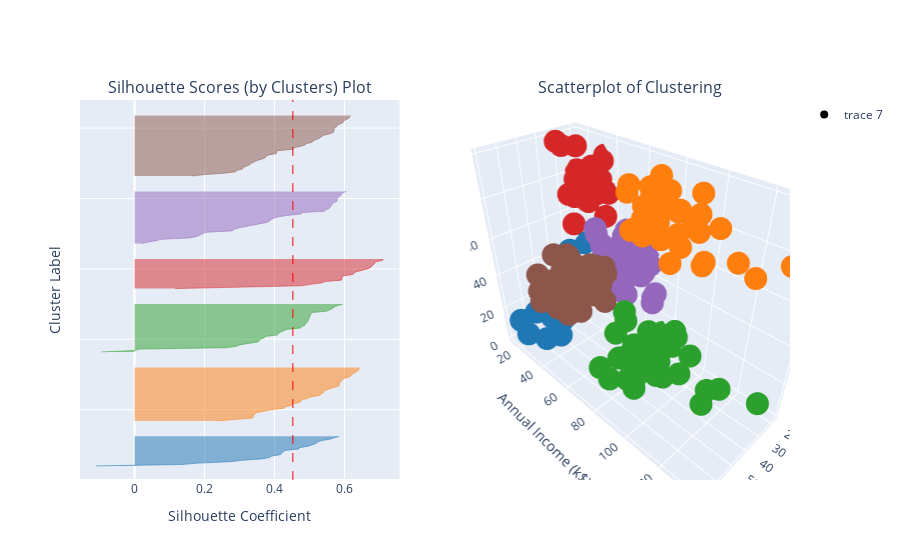

The notebook cell this image was saved under:
### Markdown cell above
- Looking at the 2D plot, we see that the new cluster goes over the cluster in the middle, suggesting that it is seperated by age

### Code cell
show_silhouette(figures, 6)

### Figure 1 — Plotly figure (JSON) as saved in the notebook; plotly's stock layout.template omitted (floating-point values rounded to 4 significant figures; data arrays with more than 128 entries replaced by an {"elided": "..."} marker saying what was removed)
{"data": [{"fill": "tozerox", "line": {"color": "rgb(31.0, 119.0, 180.0)", "width": 0.5}, "mode": "lines", "showlegend": false, "type": "scatter", "x": [-0.1102, 0.1358, 0.1827, 0.2737, 0.3088, 0.3642, 0.3854, 0.3922, 0.4168, 0.4182, 0.426, 0.4287, 0.4692, 0.471, 0.496, 0.5096, 0.5193, 0.5222, 0.535, 0.5576, 0.5736, 0.5851], "xaxis": "x", "y": [10, 11, 12, 13, 14, 15, 16, 17, 18, 19, 20, 21, 22, 23, 24, 25, 26, 27, 28, 29, 30, 31], "yaxis": "y"}, {"fill": "tozerox", "line": {"color": "rgb(255.0, 127.0, 14.0)", "width": 0.5}, "mode": "lines", "showlegend": false, "type": "scatter", "x": [0.2352, 0.2863, 0.3375, 0.3394, 0.3406, 0.3431, 0.3513, 0.374, 0.3917, 0.4274, 0.4312, 0.4489, 0.4496, 0.4699, 0.4757, 0.4765, 0.4952, 0.5014, 0.5279, 0.5323, 0.5391, 0.5406, 0.5473, 0.5601, 0.5716, 0.5844, 0.5854, 0.5858, 0.5902, 0.5932, 0.5968, 0.6103, 0.6182, 0.6205, 0.6274, 0.6302, 0.6404, 0.6412, 0.6422], "xaxis": "x", "y": [42, 43, 44, 45, 46, 47, 48, 49, 50, 51, 52, 53, 54, 55, 56, 57, 58, 59, 60, 61, 62, 63, 64, 65, 66, 67, 68, 69, 70, 71, 72, 73, 74, 75, 76, 77, 78, 79, 80], "yaxis": "y"}, {"fill": "tozerox", "line": {"color": "rgb(44.0, 160.0, 44.0)", "width": 0.5}, "mode": "lines", "showlegend": false, "type": "scatter", "x": [-0.09545, -0.00141, 0.01478, 0.2605, 0.2918, 0.299, 0.3251, 0.3522, 0.3563, 0.3593, 0.3703, 0.3733, 0.4074, 0.4107, 0.4159, 0.4257, 0.4339, 0.4738, 0.4786, 0.4868, 0.4875, 0.4935, 0.4956, 0.4976, 0.5002, 0.5007, 0.5024, 0.503, 0.5083, 0.5501, 0.5578, 0.567, 0.5687, 0.5858, 0.5955], "xaxis": "x", "y": [91, 92, 93, 94, 95, 96, 97, 98, 99, 100, 101, 102, 103, 104, 105, 106, 107, 108, 109, 110, 111, 112, 113, 114, 115, 116, 117, 118, 119, 120, 121, 122, 123, 124, 125], "yaxis": "y"}, {"fill": "tozerox", "line": {"color": "rgb(214.0, 39.0, 40.0)", "width": 0.5}, "mode": "lines", "showlegend": false, "type": "scatter", "x": [0.1163, 0.2766, 0.4761, 0.5028, 0.5335, 0.5445, 0.5913, 0.5924, 0.5943, 0.5945, 0.624, 0.6267, 0.6344, 0.651, 0.6653, 0.6744, 0.6789, 0.6844, 0.6864, 0.689, 0.7087, 0.7114], "xaxis": "x", "y": [136, 137, 138, 139, 140, 141, 142, 143, 144, 145, 146, 147, 148, 149, 150, 151, 152, 153, 154, 155, 156, 157], "yaxis": "y"}, {"fill": "tozerox", "line": {"color": "rgb(148.0, 103.0, 189.0)", "width": 0.5}, "mode": "lines", "showlegend": false, "type": "scatter", "x": [0.02166, 0.03643, 0.06163, 0.07515, 0.1567, 0.178, 0.1861, 0.196, 0.2033, 0.2789, 0.2833, 0.2953, 0.316, 0.3268, 0.3489, 0.3774, 0.3861, 0.3887, 0.398, 0.4115, 0.4355, 0.4767, 0.4769, 0.5434, 0.5454, 0.557, 0.5592, 0.5618, 0.5644, 0.5676, 0.5781, 0.5786, 0.5798, 0.5819, 0.5893, 0.5916, 0.5928, 0.6054], "xaxis": "x", "y": [168, 169, 170, 171, 172, 173, 174, 175, 176, 177, 178, 179, 180, 181, 182, 183, 184, 185, 186, 187, 188, 189, 190, 191, 192, 193, 194, 195, 196, 197, 198, 199, 200, 201, 202, 203, 204, 205], "yaxis": "y"}, {"fill": "tozerox", "line": {"color": "rgb(140.0, 86.0, 75.0)", "width": 0.5}, "mode": "lines", "showlegend": false, "type": "scatter", "x": [0.1643, 0.1994, 0.2571, 0.2893, 0.2919, 0.3089, 0.3097, 0.3201, 0.3292, 0.333, 0.3406, 0.35, 0.3638, 0.3735, 0.3752, 0.3844, 0.4054, 0.4058, 0.4076, 0.4528, 0.4544, 0.4736, 0.4863, 0.491, 0.5076, 0.5097, 0.5217, 0.5301, 0.5341, 0.5408, 0.5583, 0.5685, 0.5693, 0.5698, 0.571, 0.5776, 0.5779, 0.587, 0.5957, 0.5966, 0.6034, 0.6121, 0.6138, 0.618], "xaxis": "x", "y": [216, 217, 218, 219, 220, 221, 222, 223, 224, 225, 226, 227, 228, 229, 230, 231, 232, 233, 234, 235, 236, 237, 238, 239, 240, 241, 242, 243, 244, 245, 246, 247, 248, 249, 250, 251, 252, 253, 254, 255, 256, 257, 258, 259], "yaxis": "y"}, {"fill": "tozeroy", "line": {"color": "red", "dash": "dash", "width": 1}, "mode": "lines", "showlegend": false, "type": "scatter", "x": {"elided": "500 float values"}, "xaxis": "x", "y": {"elided": "500 int values"}, "yaxis": "y"}, {"marker": {"color": {"elided": "200x3 int values"}}, "mode": "markers", "scene": "scene", "type": "scatter3d", "x": {"elided": "200 int values"}, "y": {"elided": "200 int values"}, "z": {"elided": "200 int values"}}], "layout": {"annotations": [{"font": {"size": 16}, "showarrow": false, "text": "Silhouette Scores (by Clusters) Plot", "x": 0.225, "xanchor": "center", "xref": "paper", "y": 1, "yanchor": "bottom", "yref": "paper"}, {"font": {"size": 16}, "showarrow": false, "text": "Scatterplot of Clustering", "x": 0.775, "xanchor": "center", "xref": "paper", "y": 1, "yanchor": "bottom", "yref": "paper"}], "scene": {"domain": {"x": [0.55, 1], "y": [0, 1]}, "xaxis": {"title": {"text": "Age"}}, "yaxis": {"title": {"text": "Annual Income (k$)"}}, "zaxis": {"title": {"text": "Spending Score (1-100)"}}}, "xaxis": {"anchor": "y", "domain": [0, 0.45], "title": {"text": "Silhouette Coefficient"}}, "yaxis": {"anchor": "x", "domain": [0, 1], "range": [0, 270], "showticklabels": false, "title": {"text": "Cluster Label"}}}}
